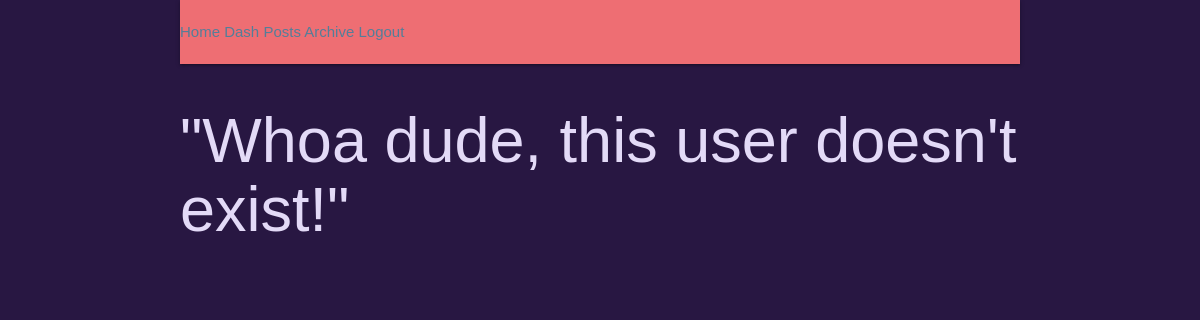
Before: /cooldude/posts/ (signed in) with the older database file.
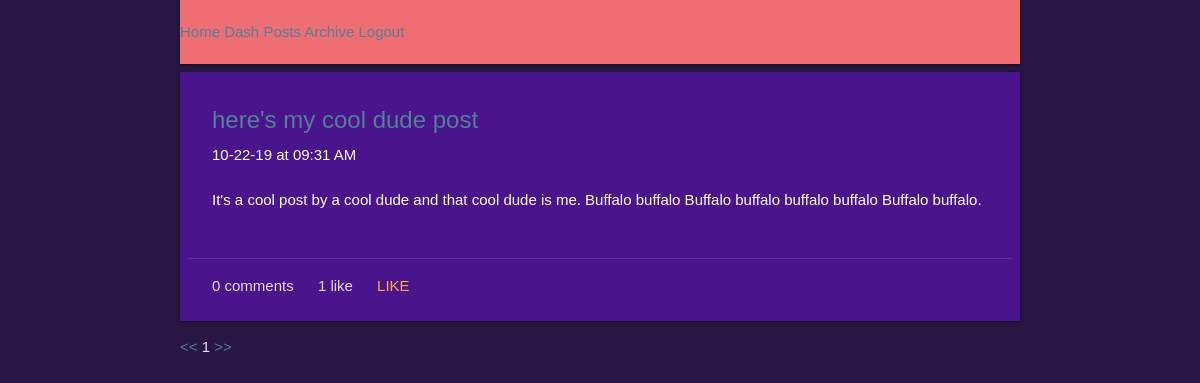
After: the same page with the newer database file.
### posts/models.py (models this page shows)
class Post(models.Model):
        title = models.CharField(max_length=100)
        pub_date = models.DateTimeField('date published', auto_now_add=True)
        body = models.TextField()
        user = models.ForeignKey(User, on_delete=models.CASCADE, null=True)
        def utc_to_local(self, utc_datetime):
	        return utc_datetime.astimezone(tz=None)
        def __str__(self):
	        date = self.utc_to_local(self.pub_date).strftime('%m-%d-%y')
	        time = self.utc_to_local(self.pub_date).strftime('%I:%M %p')
	        return '%s at %s \n\n %s \n\n' % (date, time, self.body)

### posts/views.py (the view)
# urls.py: path('', views.index, name="index"),
def index(request, username):
    try:
    	User.objects.get(username=username)
    except:
        context = {'username': None}
        return render(request, 'posts/index.html', context)
    user = User.objects.get(username=username)
    posts = Post.objects.filter(user=user).order_by('-pub_date')
    paginator = Paginator(posts, 8)
    page = request.GET.get('page')
    try:
        posts = paginator.page(page);
    except PageNotAnInteger:
        posts = paginator.page(1);
    except EmptyPage:
        posts = paginator.page(paginator.num_pages)
    try:
        lastMinusCurrent = paginator.num_pages - posts.number
    except EmptyPage:
        lastMinusCurrent = 1
    try:
        previousPreviousPage = paginator.page(posts.number - 2)
    except EmptyPage:
        previousPreviousPage = 1
    try:
        nextNextPage = paginator.page(posts.number + 2)
    except EmptyPage:
        nextNextPage = 1
        print(lastMinusCurrent)
        print(previousPreviousPage)
        print(nextNextPage)
    context = {
        'username': user,
        'posts': posts,
        'last_minus_current': lastMinusCurrent,
        'previous_previous_page': previousPreviousPage,
        'next_next_page': nextNextPage
    }
    return render(request, 'posts/index.html', context)

### posts/templatetags/likes_features.py (called while the page is built)
@register.simple_tag
def like_text(count):
	if count == 1:
		return str(count) + " like"
	else:
		return str(count) + " likes"

@register.simple_tag
def comment_text_index(count):
	if count == 1:
		return str(count) + " comment"
	else:
		return str(count) + " comments"

@register.simple_tag
def like_button(user, post):
	if user.like_set.filter(post=post):
		like_text = "Unlike"
	else:
		like_text = "Like"
	return like_text

### posts/templates/posts/index.html (shortened to what this page needs)
{% extends 'Blog/base.html' %}
{% load likes_features %}
{% block content %}
{% if username == None %}
	<h1>"Whoa dude, this user doesn't exist!"</h1>
{% else %}
	{% for post in posts %}
	<div class="post card purple darken-4">
		<div class="card-content white-text">
			<div class="card-title">
				<a href={% url 'posts:display-post' username=username post_number=post.id %}>{{ post.title|linebreaksbr }}</a> <br>
			</div>
			{{ post|linebreaksbr }}
		</div>
		{% if user.is_authenticated %}
		<div class="card-action">
			<span class="comments">
				{% comment_text_index post.comment_set.count %}
			</span>
			<span class="likes" id="like-{{ post.id }}">
				{% like_text post.like_set.count %}
			</span>
			<span class="post-actions">
				<a href={% url 'comments:like' username=post.user.username post_id=post.id %} class="like-link" id="like-link-{{ post.id }}">
				{% like_button request.user post %}
				</a>
			</span>
		</div>
		{% endif %}
	</div>
	{% endfor %}
		<div class='pagination'>
			<span class='page-nav'>
				<span>
					<a href="?page=1">&lt;&lt;</a>
				</span>
				<span class='current'>
					{{ posts.number }}
				</span>
			<span>
				<a href="?page={{ posts.paginator.num_pages }}">&gt;&gt;</a>
			</span>
		</div>
{% endif %}
{% endblock content %}

Changed rows visible on the page:
added Post: title "here's my cool dude post", pub_date+body "10-22-19 at 09:31 AM It's a cool post by a cool dude and that cool dude is me. Buffalo buffalo Buffalo buffalo buffalo buffalo Buffalo buffalo.", id "0 comments", id "1 like"
Other visible differences:
{{ posts.number }}: (not shown) → "1"
text no longer shown: "\"Whoa dude, this user doesn't exist!\""
